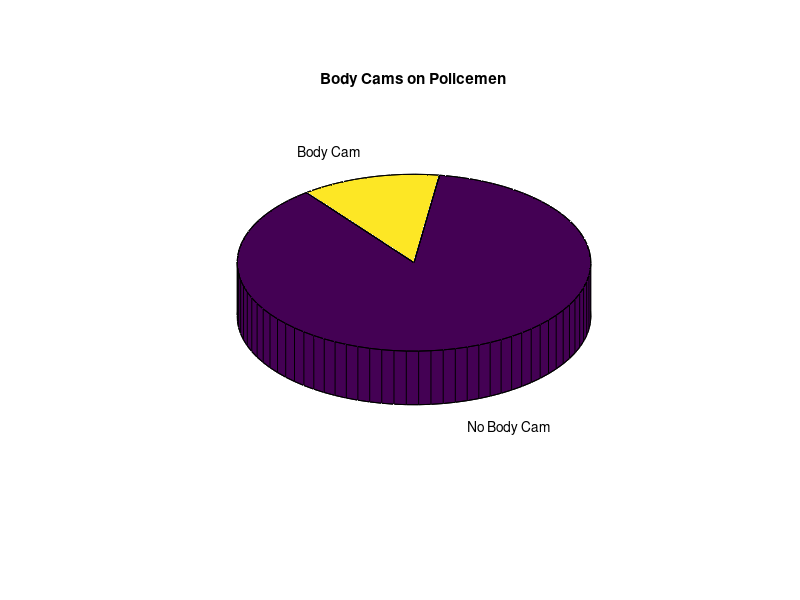

This figure's MATLAB source:
X = [5.9 60.1 18.5 13.4 2.8 1.3]; % generic US population pie chart
% data from census
labels = {'Asian', 'White', 'Hisp', 'Black', 'Other', 'Native'};
pie(X, labels)
title('Population of the US')
X2 = [5313 774];
labels = {'No Body Cam', 'Body Cam'};
pie3(X2,labels) % 3-D pie chart
title('Body Cams on Policemen')
